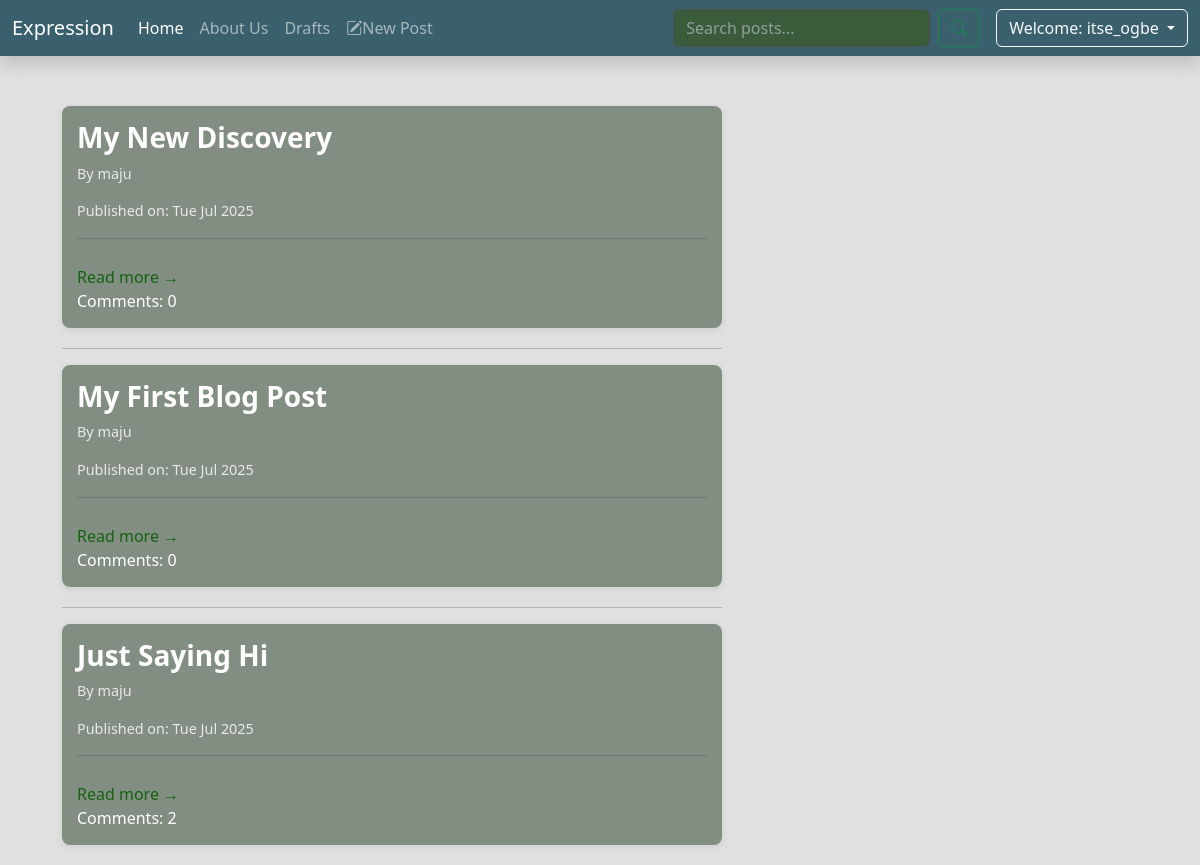
The app's page / (signed in) with its own data.
### accounts/models.py (models this page shows)
class CustomUser(AbstractUser):
    profile_pic = models.ImageField(upload_to='profile_pics/', default='default_profile_pic.jpg', blank=True, null=True)
    def __str__(self):
        return self.username

### Main_Blog/models.py (models this page shows, shortened)
class Post(models.Model):
    author = models.ForeignKey(settings.AUTH_USER_MODEL, on_delete=models.CASCADE)
    title = models.CharField(max_length=200)
    text = models.TextField()
    created_date = models.DateTimeField(default=timezone.now)
    published_date = models.DateTimeField(blank=True, null=True)
    class Meta:
        ordering = ['-published_date']
    def approve_comments(self):
         return self.comments.filter(approved_comment=True)

### Main_Blog/views.py (the view)
# urls.py: path('',views.PostListView.as_view(), name='post_list'),
class PostListView(ListView):
    model = Post
    paginate_by = 10  # Number of posts to display per page
    def get_queryset(self):
        return Post.objects.filter(published_date__lte= timezone.now()).order_by('-published_date')

### Main_Blog/templates/Main_Blog/post_list.html
<!DOCTYPE html>
{% extends 'base.html'%}
{%block body_block%}
<div class="post-list-container">
    {% for post in post_list %}
    <div class="post">
        <h3><a href="{% url 'post_detail' pk=post.pk %}" class="post-title" style="text-decoration: none; color: white">{{ post.title }}</a></h3>
        <div class="post-meta">
        <p>By {{ post.author }}</p>
        <p>Published on: {{ post.published_date|date:"D M Y" }}</p>
        </div>
        <hr>
    <a href="{% url 'post_detail' pk=post.pk %}" class="read-more">Read more →</a>
    <div class="post-comment" style="color:white">Comments: {{ post.approve_comments.count }}</div>
    </div>
    {% if not forloop.last %}
        <hr>
    {% endif %}
    {% empty %}
    <p>No posts available.</p>
    {% endfor %}
</div>
{%endblock%}

### Main_Blog/templates/Main_Blog/base.html (shortened to what this page needs)
{% load static %}
<!DOCTYPE html>
<html lang="en">
<head>
    <link href="https://cdn.jsdelivr.net/npm/bootstrap@5.3.0/dist/css/bootstrap.min.css" rel="stylesheet">
    <link href="https://cdn.jsdelivr.net/npm/bootstrap-icons@1.11.1/font/bootstrap-icons.css" rel="stylesheet">
    <link rel="stylesheet" href="//cdn.jsdelivr.net/npm/medium-editor@latest/dist/css/medium-editor.min.css" type="text/css" media="screen" charset="utf-8">
    <link rel="stylesheet" href="{% static 'styles.css' %}">
</head>
<body>
        <nav class="navbar navbar-expand-lg  sticky-top shadow mb-0" data-bs-theme="dark" >
            <div class="container-fluid">
              <a class="navbar-brand" href="#">Expression</a>
              <div class="collapse navbar-collapse" id="navbarSupportedContent">
                <ul class="navbar-nav me-auto mb-2 mb-lg-0">
                  <li class="nav-item">
                    <a class="nav-link active" aria-current="page" href="{% url 'post_list' %}">Home</a>
                  </li>
                  <li class="nav-item">
                    <a class="nav-link" href="{% url 'about' %}">About Us</a>
                  </li>
                  <li class="nav-item"><a class="nav-link" href="{% url 'draft_list'%}">Drafts</a></li>
                  <li class="nav-item"><a class="nav-link" href="{% url 'new_post' %}"><i class="bi bi-pencil-square"></i>New Post</a></li>
                </ul>
                <ul class="nav navbar-nav navbar-right">
                  <form class="d-flex me-3" role="search" method="get" action="{% url 'search' %}">
                    <input class="form-control me-2 search" type="search" name="q" placeholder="Search posts..." aria-label="Search">
                    <button class="btn btn-outline-success" type="submit">
                      <i class="bi bi-search"></i>
                    </button>
                  </form>
                  {% if user.is_authenticated %}
                  <div class="dropdown">
                    <a class="btn btn-outline-light dropdown-toggle" href="#" role="button" id="userDropdown" data-bs-toggle="dropdown" aria-expanded="false">
                      Welcome: {{ user.username }}
                    </a>
                  </div>
                {% endif %}
                </ul>
              </div>
            </div>
          </nav>
    <div class="content container">
      <div class="row">
        <div class="col-md-8">
          <div class="blog_posts">
            {% block body_block %}{% endblock %}
          </div>
        </div>
      </div>
    </div>
</body>
</html>

### Main_Blog/static/styles.css (style rules this page uses)
html { scroll-behavior: smooth; height: 100%; }
body { font-family: 'Segoe UI', sans-serif; background-color: #E0E0E0; color: #333; margin: 0; padding: 0; }
.navbar { background-color: #3A606E; color: #fff; }
.search { background-color: #828E82; color: white; border-radius: 5px; width: 100%; max-width: 400px; }
.search:enabled { background-color: #3a5c3a; color: white; }
.post { background: #828E82; padding: 15px; border-radius: 8px; margin-bottom: 20px; box-shadow: 0 2px 6px rgba(48, 48, 48, 0.1); }
.content { margin: 50px auto; }
.post-list-container { max-width: 700px; padding: 0 20px; }
.post-title { font-size: 1.75rem; font-weight: bold; margin-bottom: 10px; color: #fff; text-decoration: none; }
.post-meta { color: rgb(233, 233, 233); font-size: 0.9rem; }
.read-more { display: inline-block; margin-top: 10px; color: #146311; text-decoration: none; font-weight: 500; }

### records on screen
CustomUser: username "itse_ogbe"
Post: title "My New Discovery", author "maju", published_date "Tue Jul 2025", approve_comments.count "0"
Post: title "My First Blog Post", author "maju", published_date "Tue Jul 2025", approve_comments.count "0"
Post: title "Just Saying Hi", author "maju", published_date "Tue Jul 2025", approve_comments.count "2"
